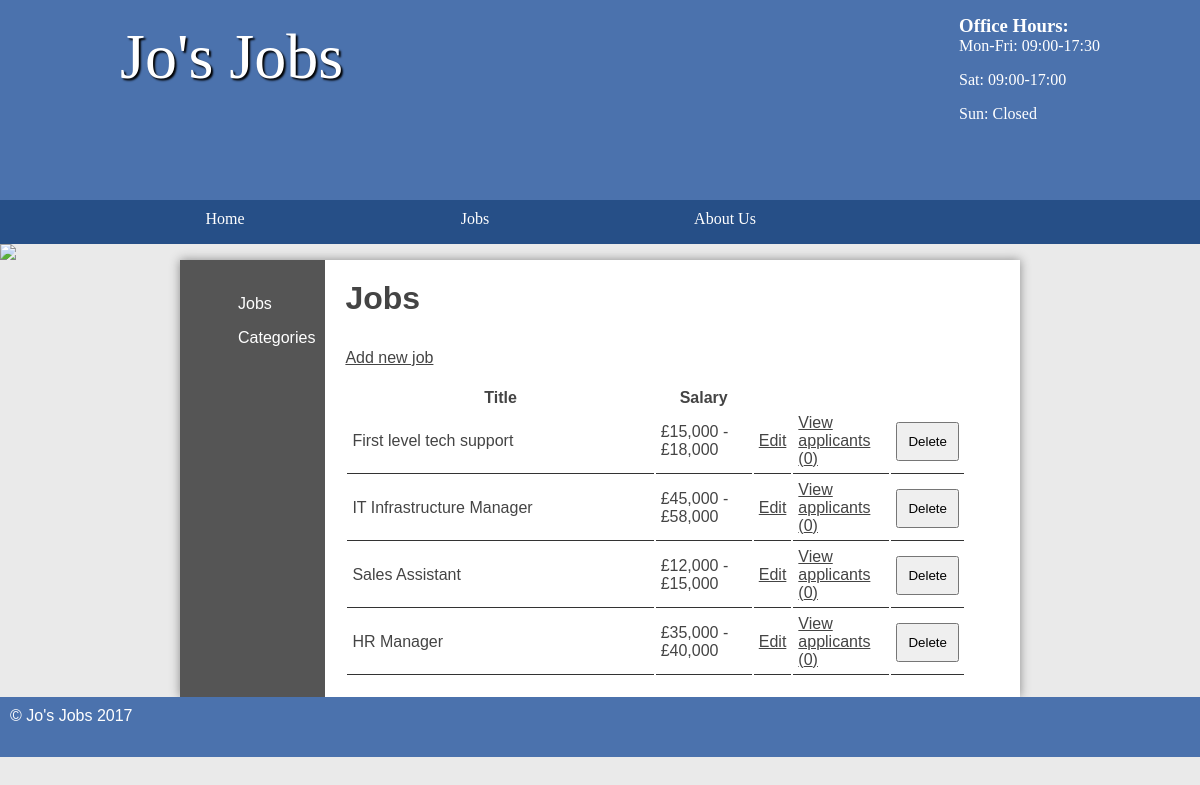
The app's page /jobs/public/admin/jobs.php (signed in) with its own data.
### tables this page shows
CREATE TABLE `job` (
  `id` int(11) NOT NULL AUTO_INCREMENT,
  `title` varchar(45) DEFAULT NULL,
  `description` longblob,
  `salary` varchar(45) DEFAULT NULL,
  `closingDate` date DEFAULT NULL,
  `categoryId` int(11) DEFAULT NULL,
  `location` varchar(255) DEFAULT NULL,
  PRIMARY KEY (`id`)
);

### jobs/public/admin/jobs.php (the view, shortened to what this page needs)
<?php
$pdo = new PDO('mysql:dbname=job;host=127.0.0.1', 'student', 'student', [PDO::ATTR_ERRMODE =>  PDO::ERRMODE_EXCEPTION ]);
?>
<!DOCTYPE html>
<html>
	<head>
		<link rel="stylesheet" href="/styles.css"/>
	</head>
	<body>
	<header>
		<section>
			<aside>
				<h3>Office Hours:</h3>
				<p>Mon-Fri: 09:00-17:30</p>
				<p>Sat: 09:00-17:00</p>
				<p>Sun: Closed</p>
			</aside>
			<h1>Jo's Jobs</h1>
		</section>
	</header>
	<nav>
		<ul>
			<li><a href="/">Home</a></li>
			<li>Jobs
			</li>
			<li><a href="/about.html">About Us</a></li>
		</ul>
	</nav>
	<img src="/images/randombanner.php"/>
	<main class="sidebar">
	<section class="left">
		<ul>
			<li><a href="jobs.php">Jobs</a></li>
			<li><a href="categories.php">Categories</a></li>
		</ul>
	</section>
	<section class="right">
	<?php
		if (isset($_SESSION['loggedin']) && $_SESSION['loggedin'] == true) {
		?>
			<h2>Jobs</h2>
			<a class="new" href="addjob.php">Add new job</a>
			<?php
			echo '<table>';
			echo '<thead>';
			echo '<tr>';
			echo '<th>Title</th>';
			echo '<th style="width: 15%">Salary</th>';
			echo '<th style="width: 5%">&nbsp;</th>';
			echo '<th style="width: 15%">&nbsp;</th>';
			echo '<th style="width: 5%">&nbsp;</th>';
			echo '<th style="width: 5%">&nbsp;</th>';
			echo '</tr>';
			$stmt = $pdo->query('SELECT * FROM job');
			foreach ($stmt as $job) {
				$applicants = $pdo->prepare('SELECT count(*) as count FROM applicants WHERE jobId = :jobId');
				$applicants->execute(['jobId' => $job['id']]);
				$applicantCount = $applicants->fetch();
				echo '<tr>';
				echo '<td>' . $job['title'] . '</td>';
				echo '<td>' . $job['salary'] . '</td>';
				echo '<td><a style="float: right" href="editjob.php?id=' . $job['id'] . '">Edit</a></td>';
				echo '<td><a style="float: right" href="applicants.php?id=' . $job['id'] . '">View applicants (' . $applicantCount['count'] . ')</a></td>';
				echo '<td><form method="post" action="deletejob.php">
				<input type="hidden" name="id" value="' . $job['id'] . '" />
				<input type="submit" name="submit" value="Delete" />
				</form></td>';
				echo '</tr>';
			}
			echo '</thead>';
			echo '</table>';
		}
	?>
</section>
	</main>
	<footer>
		&copy; Jo's Jobs 2017
	</footer>
</body>
</html>

### jobs/public/styles.css (style rules this page uses)
* { margin: 0; padding: 0; }
html { font-family: 'Oxygen-Regular', verdana, sans-serif; }
body { background-color: #eaeaea; }
header { background-color: #4b72ad ; color: white; height: 200px; }
header aside { float: right; margin-top: 15px; }
header section { width: 1000px; display: block; margin:auto; }
header h1 { float: left; margin-left: 20px; }
nav { width: 100%; background-color: #264f87; overflow: auto; }
body > img { width: 100%; display: block; }
nav ul { width: 1000px; margin: auto; display: block; list-style-type: none; }
nav ul li { width: 25%; float: left; overflow: auto; text-align: center; }
nav li { color: white; padding-top: 10px; display: block; }
nav a { color: white; text-decoration: none }
main ul { margin-left: 3em; }
main a { color: #333; }
nav { font-family: 'Oxygen-Regular'; }
header section { display: block; font-family: 'Oxygen-Regular', cursive; }
header h1 { font-weight: normal; }
h1 { font-size:4em; color: white; text-align: center; padding-top: 20px; text-shadow: 2px 2px 2px #000; }
main { min-height: 50vh; background-color: #fff; width: 70vw; display: block; margin: auto; box-shadow: 0px 0px 10px #888; color:#444; }
footer { min-height: 5vh; color: white; }
main h2 { font-size:2em; }
p, li, h2 { margin-bottom: 1em; }
footer { background-color: #4b72ad; padding: 10px; color: white; }
form select, form label, form input, form textarea { float: left; width: 200px; padding: 10px; margin-top: 20px; }
input[type="submit"] { clear: both; margin-left: 220px; width: 220px; }
.left ul { list-style-type: none }
section a { color: #444; }
table { width: 100%; margin-top: 20px; }
td { padding: 5px; border-bottom: 1px solid #333; }
.stock, .sidebar { display: table; }
.stock > ul, .sidebar .left { width: 10vw; list-style-type: none; display: table-cell; padding: 10px; background-color: #555; margin: 0; }
.stock .products, .sidebar .right { display: table-cell; padding: 20px; }
.stock > ul a, .sidebar .left a { color: white; text-decoration: none; }
table td input[type="submit"] { margin: 0; float: right; width: auto; padding: auto; }
.right { padding: 20px; }

### records on screen
job: title "First level tech support", salary "£15,000 - £18,000", count "0"
job: title "IT Infrastructure Manager", salary "£45,000 - £58,000", count "0"
job: title "Sales Assistant", salary "£12,000 - £15,000", count "0"
job: title "HR Manager", salary "£35,000 - £40,000", count "0"
